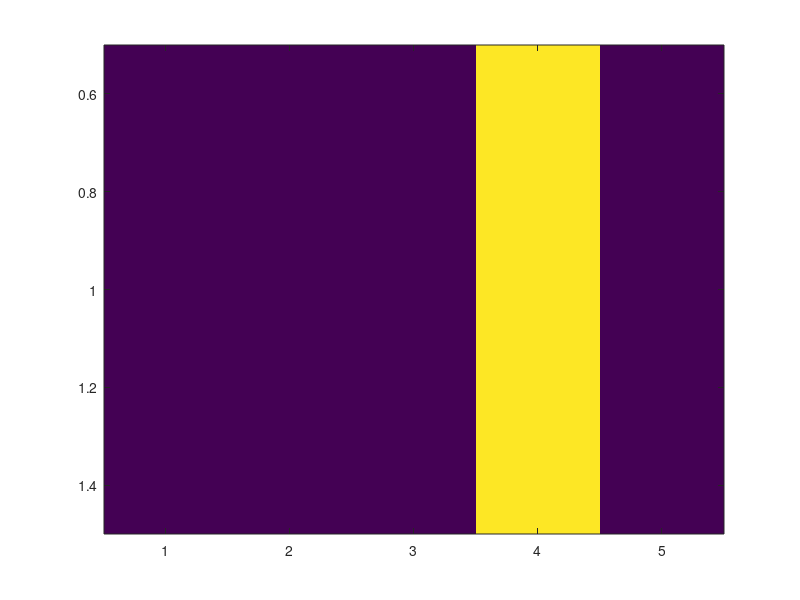

Write the MATLAB code that produced this figure.
%{
This function implements the 1-D Ising model. Ising Model is a mathematical
model of ferromagnetism in statistical mechanics. The simulation uses the
metropolis algorithm. This function specifically simulates the lattice
model
%}

%Prompt the user to enter the number of rows
nrows = input('Please enter the number of rows: ');
spinarr = randi(2,1,nrows)*2 - 3; %creates a lattice of spins. Randomly created
imagesc(spinarr); %Displays the image with scaled colors of the generated spins

J=-1; %interaction energy of two spins
T=3;
r=rand; %random number between 0 and 1

%Chooses the initial micro state and carries out a flip trial.
%It also chooses a random spin inside the lattice and locates the top,
%bottom, right and left neighbors
for i=1:30*nrows
    randcol=randi(nrows,1);
    randrow=randi(1,1);
    if (randcol==1)
        coll=nrows;
    else
        coll=randcol-1;
    end
    if (randcol==nrows)
        colr=1;
    else
        colr=randcol+1;
    end
    
    %calculates the total energy of the I-D system if a flip occurred
    E=J*spinarr(randrow,randcol)*spinarr(randrow,coll)+J*spinarr(randrow,randcol)*spinarr(randrow,colr);
    
    %if the total energy, E is less than zero, then accept the flips
    if (E<=0) %Note this code was written before as 'if(E>=0') 
        spinarr(randrow,randcol)=-spinarr(randrow,randcol);
    %otherwise, calculate the value of p. If p is greater than the value of r, then accept
    %the trials, otherwise, reject the flips
    else
        p=exp(E/T); %the probabilty of the energy change, E
        if (p>=r) %accept the flips
            spinarr(randrow,randcol)=-spinarr(randrow,randcol);
        else %reject the flips
            spinarr(randrow,randcol)=spinarr(randrow,randcol);
        end
    end
end
imagesc(spinarr); %displays the scaled colored image          
            
    
